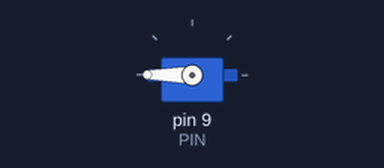
Recording of a sketch running on a simulated Arduino Uno, built with avr-gcc and run on an emulated ATmega328P. On the bench: servo.

Above: at 0.1 s.
At 3.1 s:
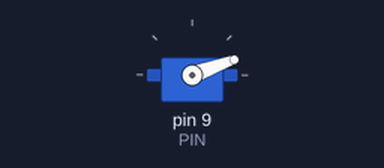
Timing chart, 0 to 4.6 s (numbered marks = the images above):
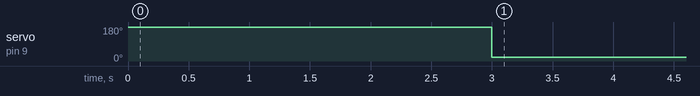

The sketch:

esc_range_setup.ino
```cpp
#include <Servo.h>

#define PIN 9
#define MIN 20

#define DELAY 3000

Servo esc;

void setup() {
  esc.attach(PIN);
  Serial.begin(9600);

  esc.write(180);
  delay(DELAY);
  esc.write(MIN);
}

void loop() {}
```

Measured:
- by itself, servo on pin 9 (PIN): 180° → 20° at 3.0 s
